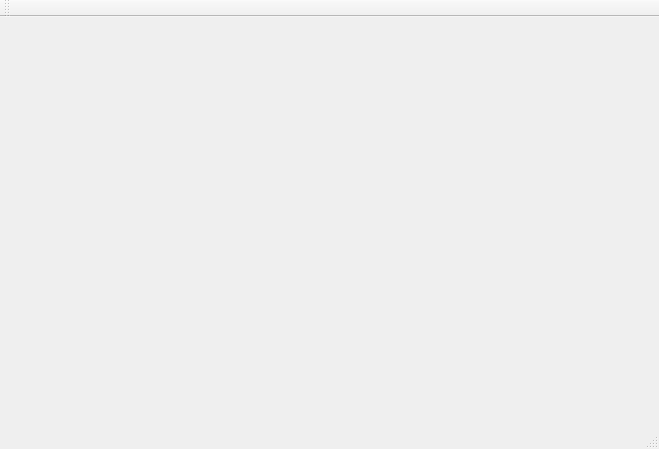
<?xml version="1.0" encoding="UTF-8"?>
<ui version="4.0">
 <class>MainWindow</class>
 <widget class="QMainWindow" name="MainWindow">
  <property name="geometry">
   <rect>
    <x>0</x>
    <y>0</y>
    <width>659</width>
    <height>449</height>
   </rect>
  </property>
  <property name="windowTitle">
   <string>MainWindow</string>
  </property>
  <widget class="QWidget" name="centralWidget"/>
  <widget class="QMenuBar" name="menuBar">
   <property name="geometry">
    <rect>
     <x>0</x>
     <y>0</y>
     <width>659</width>
     <height>26</height>
    </rect>
   </property>
  </widget>
  <widget class="QToolBar" name="mainToolBar">
   <attribute name="toolBarArea">
    <enum>TopToolBarArea</enum>
   </attribute>
   <attribute name="toolBarBreak">
    <bool>false</bool>
   </attribute>
  </widget>
  <widget class="QStatusBar" name="statusBar"/>
 </widget>
 <layoutdefault spacing="6" margin="11"/>
 <resources/>
 <connections/>
</ui>
